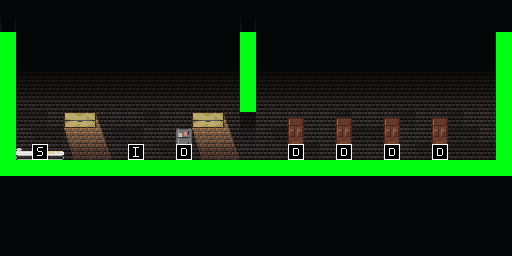

Tiled map render using the project's own tile images. Description and the map definition, with tile-layer contents summarised, below:
An orthogonal 32x16 tile map with 16x16 px tiles, 4 tile layers (background, mainground, collision, object).

<map version="1.0" orientation="orthogonal" width="32" height="16" tilewidth="16" tileheight="16">
 <tileset firstgid="1" name="tilesheet" tilewidth="16" tileheight="16">
  <image source="hub1.png" width="256" height="256" />
 </tileset>
 <layer name="background" width="32" height="16">
  <data>[512 cells, 512 non-empty, 15 distinct tile ids]</data>
 </layer>
 <layer name="mainground" width="32" height="16">
  <data>[512 cells, 64 non-empty, 14 distinct tile ids]</data>
 </layer>
 <layer name="collision" width="32" height="16">
  <data>[512 cells, 53 non-empty, 1 distinct tile ids]</data>
 </layer>
 <layer name="object" width="32" height="16">
  <data>[512 cells, 7 non-empty, 3 distinct tile ids]</data>
 </layer>
</map>